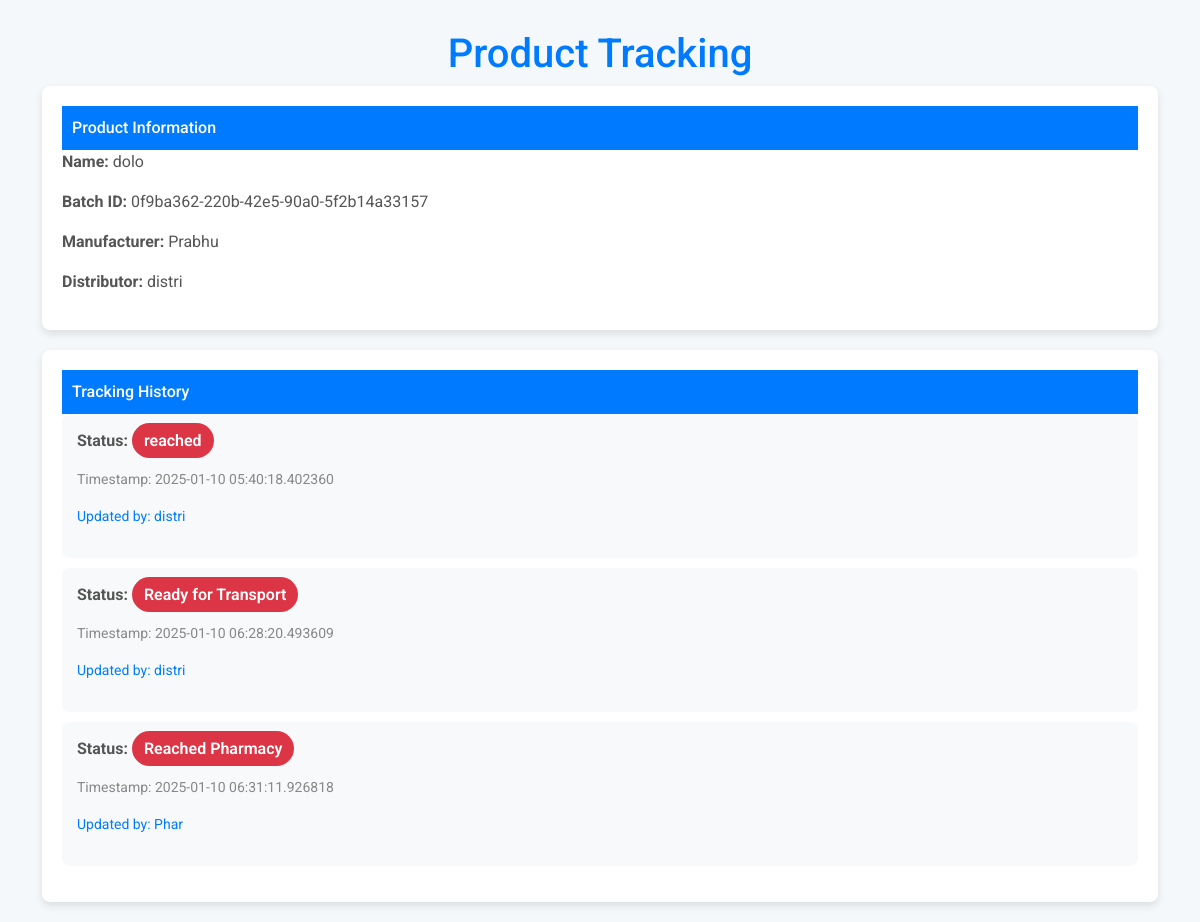
Page /track/0f9ba362-220b-42e5-90a0-5f2b14a33157 on the committed database.
### app.py (models this page shows)
class Product(db.Model):
    id = db.Column(db.Integer, primary_key=True)
    name = db.Column(db.String(100), nullable=False)
    batch_id = db.Column(db.String(50), unique=True, nullable=False)
    qr_code_path = db.Column(db.String(200), nullable=False)
    manufacturer_id = db.Column(db.Integer, db.ForeignKey('user.id'), nullable=False)
    created_at = db.Column(db.DateTime, default=datetime.utcnow)
    history = db.relationship('TrackingHistory', backref='product', lazy=True)

class User(db.Model, UserMixin):
    id = db.Column(db.Integer, primary_key=True)
    username = db.Column(db.String(80), unique=True, nullable=False)
    email = db.Column(db.String(120), unique=True, nullable=False)
    password = db.Column(db.String(200), nullable=False)
    role = db.Column(db.String(20), nullable=False)  # manufacturer, distributor, pharmacy

class TrackingHistory(db.Model):
    id = db.Column(db.Integer, primary_key=True)
    product_id = db.Column(db.Integer, db.ForeignKey('product.id'), nullable=False)
    status = db.Column(db.String(100), nullable=False)
    timestamp = db.Column(db.DateTime, default=datetime.utcnow)
    updated_by = db.Column(db.Integer, db.ForeignKey('user.id'))  # Admin who updated this

### app.py (the view)
@app.route('/track/<batch_id>')
def track_product(batch_id):
    product = Product.query.filter_by(batch_id=batch_id).first_or_404()
    manufacturer = User.query.get(product.manufacturer_id)
    distributor = User.query.filter_by(role='distributor').first()  # Assuming there's one distributor, adjust as needed
    history = TrackingHistory.query.filter_by(product_id=product.id).all()
    history_details = []
    for entry in history:
        updated_user = User.query.get(entry.updated_by)  # Retrieve the user (pharmacy or admin) who updated the status
        history_details.append({
            'status': entry.status,
            'timestamp': entry.timestamp,
            'updated_by': updated_user.username if updated_user else 'Unknown'
        })
    return render_template(
        'consumer.html',
        product=product,
        manufacturer=manufacturer,
        distributor=distributor,
        history=history_details
    )

### templates/consumer.html (shortened to what this page needs)
<!DOCTYPE html>
<html lang="en">
<head>
    <link href="https://cdn.jsdelivr.net/npm/bootstrap@5.3.0-alpha1/dist/css/bootstrap.min.css" rel="stylesheet">
</head>
<body>
    <div class="container">
        <h1>Product Tracking</h1>
        <div class="product-info">
            <div class="card-header">Product Information</div>
            <p><strong>Name:</strong> {{ product.name }}</p>
            <p><strong>Batch ID:</strong> {{ product.batch_id }}</p>
            <p><strong>Manufacturer:</strong> {{ manufacturer.username }}</p>
            <p><strong>Distributor:</strong> {{ distributor.username if distributor else 'Not assigned' }}</p>
        </div>
        <div class="tracking-history">
            <div class="card-header">Tracking History</div>
            <ul>
                {% for entry in history %}
                    <li>
                        <div>
                            <p class="status">Status: <span class="badge-status
                                {% if entry.status == 'Shipped' %}badge-success
                                {% elif entry.status == 'In Transit' %}badge-warning
                                {% else %}badge-danger{% endif %}">
                                {{ entry.status }}</span></p>
                            <p class="timestamp">Timestamp: {{ entry.timestamp }}</p>
                            <p class="updated-by">Updated by: {{ entry.updated_by }}</p>
                        </div>
                    </li>
                {% endfor %}
            </ul>
        </div>
    </div>
</body>
</html>

### templates/consumer.html (style rules this page uses)
body { font-family: 'Roboto', sans-serif; background-color: #f4f8fa; margin: 0; padding: 0; }
.container { margin-top: 30px; }
h1 { text-align: center; color: #007bff; }
.product-info, .tracking-history { background-color: white; box-shadow: 0 4px 8px rgba(0, 0, 0, 0.1); border-radius: 8px; padding: 20px; margin-bottom: 20px; }
.product-info p, .tracking-history p { font-size: 16px; color: #555; }
.badge-status { font-weight: 600; padding: 8px 12px; border-radius: 25px; }
.badge-danger { background-color: #dc3545; color: white; }
.tracking-history ul { list-style-type: none; padding: 0; }
.tracking-history li { background-color: #f8f9fa; border-radius: 8px; margin-bottom: 10px; padding: 15px; display: flex; justify-content: space-between; align-items: center; }
.tracking-history li .status { font-weight: bold; }
.tracking-history li .timestamp { font-size: 14px; color: #888; }
.tracking-history li .updated-by { font-size: 14px; color: #007bff; cursor: pointer; }
.card-header { font-weight: 500; background-color: #007bff; color: white; padding: 10px; border-radius: 5px 5px 0 0; }

### rows in the picture
Product: name "dolo", batch_id "0f9ba362-220b-42e5-90a0-5f2b14a33157"
User: username "Prabhu"
User: username "distri", updated_by "distri" "distri"
TrackingHistory: status "reached", timestamp "2025-01-10 05:40:18.402360"
TrackingHistory: status "Ready for Transport", timestamp "2025-01-10 06:28:20.493609"
TrackingHistory: status "Reached Pharmacy", timestamp "2025-01-10 06:31:11.926818"
User: updated_by "Phar"
